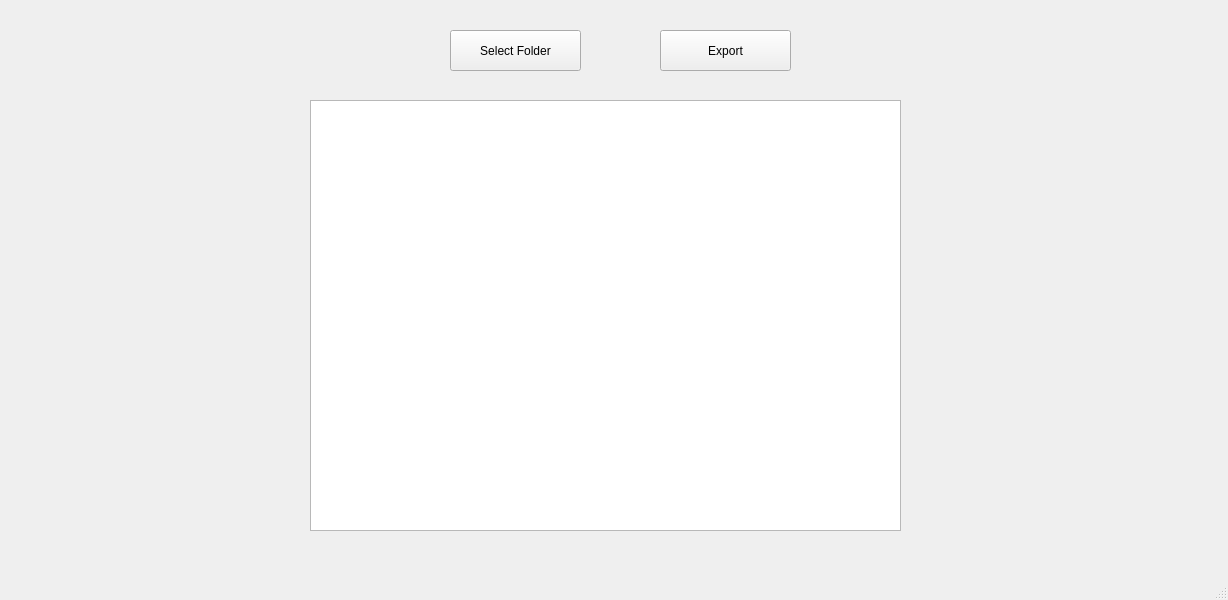
<?xml version="1.0" encoding="UTF-8"?>
<ui version="4.0">
 <class>MainWindow</class>
 <widget class="QMainWindow" name="MainWindow">
  <property name="geometry">
   <rect>
    <x>0</x>
    <y>0</y>
    <width>1228</width>
    <height>600</height>
   </rect>
  </property>
  <property name="windowTitle">
   <string>MainWindow</string>
  </property>
  <widget class="QWidget" name="centralwidget">
   <widget class="QPushButton" name="pushButton">
    <property name="geometry">
     <rect>
      <x>450</x>
      <y>30</y>
      <width>131</width>
      <height>41</height>
     </rect>
    </property>
    <property name="text">
     <string>Select Folder</string>
    </property>
   </widget>
   <widget class="QPushButton" name="saveButton">
    <property name="geometry">
     <rect>
      <x>660</x>
      <y>30</y>
      <width>131</width>
      <height>41</height>
     </rect>
    </property>
    <property name="text">
     <string>Export</string>
    </property>
   </widget>
   <widget class="QListWidget" name="listWidget">
    <property name="geometry">
     <rect>
      <x>310</x>
      <y>100</y>
      <width>591</width>
      <height>431</height>
     </rect>
    </property>
   </widget>
  </widget>
  <widget class="QStatusBar" name="statusbar"/>
 </widget>
 <resources/>
 <connections/>
</ui>
